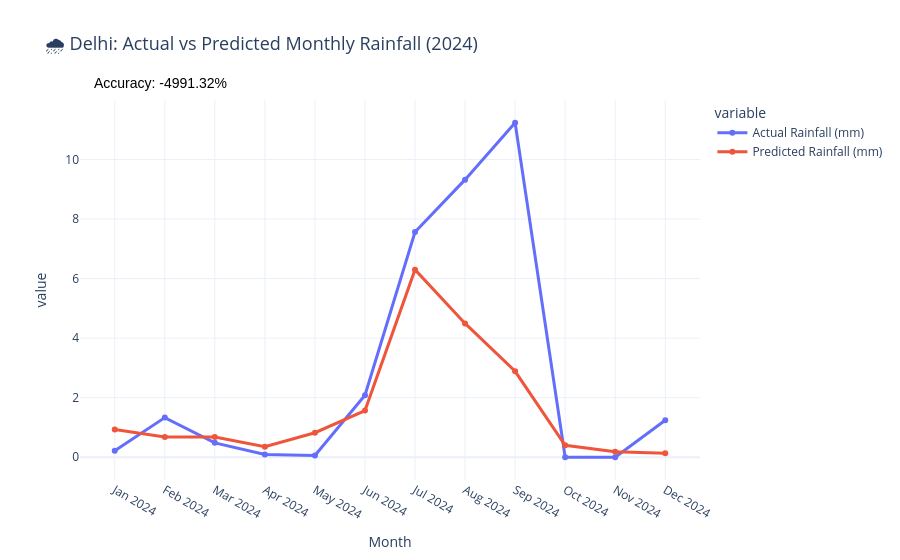

The cell this chart's notebook holds for it:
### Code cell
# 🌧️ Fine-tuned SARIMAX Forecast for Average Monthly Rainfall (Kaggle-ready)
import pandas as pd
import numpy as np
from statsmodels.tsa.statespace.sarimax import SARIMAX
from sklearn.metrics import mean_absolute_error, mean_squared_error
import plotly.express as px
import itertools
import warnings
warnings.filterwarnings("ignore")

# --- Step 1: Load dataset ---
df = pd.read_csv("india_2000_2024_daily_weather.csv")

city_name = "Delhi"
city_df = df[df['city'].str.contains(city_name, case=False)]
city_df['date'] = pd.to_datetime(city_df['date'])
monthly_rain = city_df.resample('M', on='date').mean(numeric_only=True)['precipitation_sum']

# --- Step 2: Train-Test split (2000–2023 train, 2024 test) ---
train = monthly_rain[monthly_rain.index.year < 2024]
test = monthly_rain[monthly_rain.index.year == 2024]

# --- Step 3: Log transformation for stability ---
train_log = np.log1p(train)  # log(1 + x) to handle 0 rainfall

# --- Step 4: Quick SARIMAX parameter search (short grid for speed) ---
p = d = q = range(0, 2)
pdq = list(itertools.product(p, d, q))
seasonal_pdq = [(x[0], x[1], x[2], 12) for x in pdq]

best_aic = np.inf
best_params = None

for param in pdq:
    for seasonal in seasonal_pdq:
        try:
            model = SARIMAX(train_log, order=param, seasonal_order=seasonal,
                            enforce_stationarity=False, enforce_invertibility=False)
            results = model.fit(disp=False)
            if results.aic < best_aic:
                best_aic = results.aic
                best_params = (param, seasonal)
        except:
            continue

print(f"✅ Best SARIMAX parameters: {best_params} (AIC={best_aic:.2f})")

# --- Step 5: Fit final model with best parameters ---
best_model = SARIMAX(train_log, order=best_params[0], seasonal_order=best_params[1],
                     enforce_stationarity=False, enforce_invertibility=False)
fit = best_model.fit(disp=False)

# --- Step 6: Forecast log values and invert transform ---
forecast_log = fit.forecast(steps=12)
forecast = np.expm1(forecast_log)  # reverse log(1+x)

forecast.index = pd.date_range("2024-01-31", periods=12, freq="M")

# --- Step 7: Accuracy metrics ---
mae = mean_absolute_error(test, forecast)
rmse = np.sqrt(mean_squared_error(test, forecast))
mape = np.mean(np.abs((test - forecast) / (test.replace(0, 0.001)))) * 100
accuracy = 100 - mape

print(f"\n🌦️ Model Accuracy for {city_name} Average Monthly Rainfall (2024): {accuracy:.2f}%")
print(f"MAE: {mae:.4f} | RMSE: {rmse:.4f} | MAPE: {mape:.2f}%")

# --- Step 8: Comparison DataFrame ---
compare_df = pd.DataFrame({
    "Month": test.index.strftime("%b %Y"),
    "Actual Rainfall (mm)": test.values,
    "Predicted Rainfall (mm)": forecast.values
}).reset_index(drop=True)

display(compare_df)

# --- Step 9: Interactive Graph ---
fig = px.line(compare_df,
              x="Month",
              y=["Actual Rainfall (mm)", "Predicted Rainfall (mm)"],
              title=f"🌧️ {city_name}: Actual vs Predicted Monthly Rainfall (2024)",
              markers=True,
              template="plotly_white")

fig.add_annotation(
    text=f"Accuracy: {accuracy:.2f}%",
    xref="paper", yref="paper", x=0.02, y=1.07,
    showarrow=False, font=dict(size=14, color="black", family="Arial")
)

fig.update_traces(line=dict(width=3))
fig.update_layout(hovermode="x unified", title_font=dict(size=18))
fig.show()

### Figure 1 — Plotly figure (JSON) as saved in the notebook; plotly's stock layout.template omitted (floating-point values rounded to 4 significant figures)
{"data": [{"hovertemplate": "variable=Actual Rainfall (mm)<br>Month=%{x}<br>value=%{y}<extra></extra>", "legendgroup": "Actual Rainfall (mm)", "line": {"color": "#636efa", "dash": "solid", "width": 3}, "marker": {"symbol": "circle"}, "mode": "lines+markers", "name": "Actual Rainfall (mm)", "orientation": "v", "showlegend": true, "type": "scatter", "x": ["Jan 2024", "Feb 2024", "Mar 2024", "Apr 2024", "May 2024", "Jun 2024", "Jul 2024", "Aug 2024", "Sep 2024", "Oct 2024", "Nov 2024", "Dec 2024"], "xaxis": "x", "y": [0.2194, 1.331, 0.4839, 0.09, 0.05806, 2.08, 7.565, 9.323, 11.23, 0, 0, 1.242], "yaxis": "y"}, {"hovertemplate": "variable=Predicted Rainfall (mm)<br>Month=%{x}<br>value=%{y}<extra></extra>", "legendgroup": "Predicted Rainfall (mm)", "line": {"color": "#EF553B", "dash": "solid", "width": 3}, "marker": {"symbol": "circle"}, "mode": "lines+markers", "name": "Predicted Rainfall (mm)", "orientation": "v", "showlegend": true, "type": "scatter", "x": ["Jan 2024", "Feb 2024", "Mar 2024", "Apr 2024", "May 2024", "Jun 2024", "Jul 2024", "Aug 2024", "Sep 2024", "Oct 2024", "Nov 2024", "Dec 2024"], "xaxis": "x", "y": [0.9294, 0.6797, 0.6829, 0.3521, 0.8236, 1.569, 6.3, 4.494, 2.887, 0.4001, 0.188, 0.1379], "yaxis": "y"}], "layout": {"annotations": [{"font": {"color": "black", "family": "Arial", "size": 14}, "showarrow": false, "text": "Accuracy: -4991.32%", "x": 0.02, "xref": "paper", "y": 1.07, "yref": "paper"}], "hovermode": "x unified", "legend": {"title": {"text": "variable"}, "tracegroupgap": 0}, "title": {"font": {"size": 18}, "text": "🌧️ Delhi: Actual vs Predicted Monthly Rainfall (2024)"}, "xaxis": {"anchor": "y", "domain": [0, 1], "title": {"text": "Month"}}, "yaxis": {"anchor": "x", "domain": [0, 1], "title": {"text": "value"}}}}
